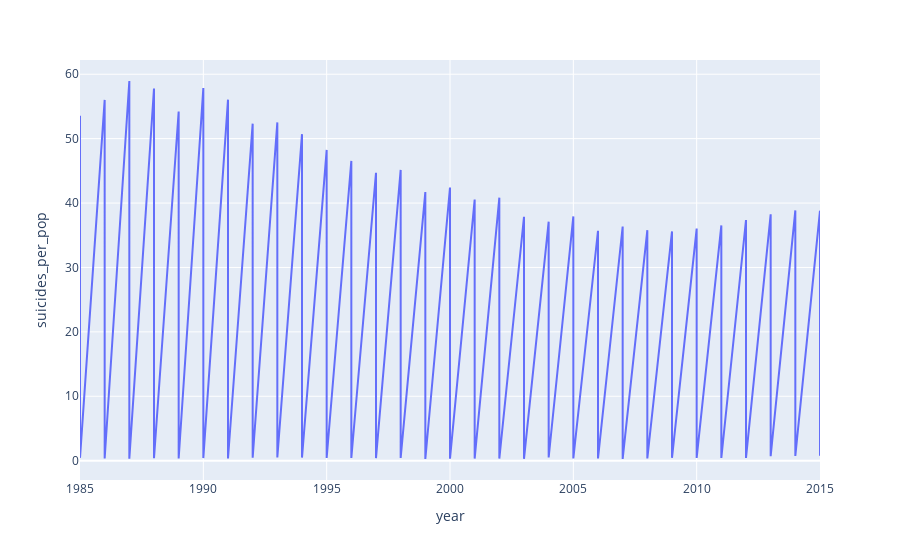

Notebook cell for this chart:
### Markdown cell above
Now let us (or let me) analyze the 10 countries with the highest suicide per population

### Code cell
px.line(United_States_data,x=United_States_data.year,y=United_States_data.suicides_per_pop)

### Figure 1 — Plotly figure (JSON) as saved in the notebook; plotly's stock layout.template omitted (floating-point values rounded to 4 significant figures; data arrays with more than 128 entries replaced by an {"elided": "..."} marker saying what was removed)
{"data": [{"hovertemplate": "year=%{x}<br>suicides_per_pop=%{y}<extra></extra>", "legendgroup": "", "line": {"color": "#636efa", "dash": "solid"}, "marker": {"symbol": "circle"}, "mode": "lines", "name": "", "orientation": "v", "showlegend": false, "type": "scatter", "x": {"elided": "372 int values"}, "xaxis": "x", "y": {"elided": "372 float values"}, "yaxis": "y"}], "layout": {"legend": {"tracegroupgap": 0}, "margin": {"t": 60}, "xaxis": {"anchor": "y", "domain": [0, 1], "title": {"text": "year"}}, "yaxis": {"anchor": "x", "domain": [0, 1], "title": {"text": "suicides_per_pop"}}}}
